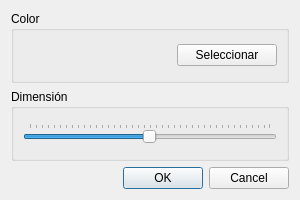
<?xml version="1.0" encoding="UTF-8"?>
<ui version="4.0">
 <class>Configuracion</class>
 <widget class="QDialog" name="Configuracion">
  <property name="geometry">
   <rect>
    <x>0</x>
    <y>0</y>
    <width>300</width>
    <height>200</height>
   </rect>
  </property>
  <property name="sizePolicy">
   <sizepolicy hsizetype="Fixed" vsizetype="Fixed">
    <horstretch>0</horstretch>
    <verstretch>0</verstretch>
   </sizepolicy>
  </property>
  <property name="windowTitle">
   <string>Dialog</string>
  </property>
  <layout class="QVBoxLayout" name="verticalLayout">
   <item>
    <widget class="QGroupBox" name="groupBox">
     <property name="title">
      <string>Color</string>
     </property>
     <layout class="QHBoxLayout" name="horizontalLayout">
      <item>
       <widget class="QWidget" name="wigetColor" native="true">
        <property name="minimumSize">
         <size>
          <width>50</width>
          <height>0</height>
         </size>
        </property>
        <property name="autoFillBackground">
         <bool>false</bool>
        </property>
       </widget>
      </item>
      <item>
       <widget class="QPushButton" name="btnColor">
        <property name="maximumSize">
         <size>
          <width>100</width>
          <height>16777215</height>
         </size>
        </property>
        <property name="text">
         <string>Seleccionar</string>
        </property>
       </widget>
      </item>
     </layout>
    </widget>
   </item>
   <item>
    <widget class="QGroupBox" name="groupBox_2">
     <property name="title">
      <string>Dimensión</string>
     </property>
     <layout class="QHBoxLayout" name="horizontalLayout_2">
      <item>
       <widget class="QSlider" name="inDimension">
        <property name="minimum">
         <number>1</number>
        </property>
        <property name="maximum">
         <number>200</number>
        </property>
        <property name="pageStep">
         <number>5</number>
        </property>
        <property name="value">
         <number>100</number>
        </property>
        <property name="sliderPosition">
         <number>100</number>
        </property>
        <property name="orientation">
         <enum>Qt::Horizontal</enum>
        </property>
        <property name="tickPosition">
         <enum>QSlider::TicksAbove</enum>
        </property>
       </widget>
      </item>
     </layout>
    </widget>
   </item>
   <item>
    <widget class="QDialogButtonBox" name="buttonBox">
     <property name="orientation">
      <enum>Qt::Horizontal</enum>
     </property>
     <property name="standardButtons">
      <set>QDialogButtonBox::Cancel|QDialogButtonBox::Ok</set>
     </property>
    </widget>
   </item>
  </layout>
 </widget>
 <resources/>
 <connections>
  <connection>
   <sender>buttonBox</sender>
   <signal>accepted()</signal>
   <receiver>Configuracion</receiver>
   <slot>accept()</slot>
   <hints>
    <hint type="sourcelabel">
     <x>248</x>
     <y>254</y>
    </hint>
    <hint type="destinationlabel">
     <x>157</x>
     <y>274</y>
    </hint>
   </hints>
  </connection>
  <connection>
   <sender>buttonBox</sender>
   <signal>rejected()</signal>
   <receiver>Configuracion</receiver>
   <slot>reject()</slot>
   <hints>
    <hint type="sourcelabel">
     <x>316</x>
     <y>260</y>
    </hint>
    <hint type="destinationlabel">
     <x>286</x>
     <y>274</y>
    </hint>
   </hints>
  </connection>
 </connections>
</ui>
